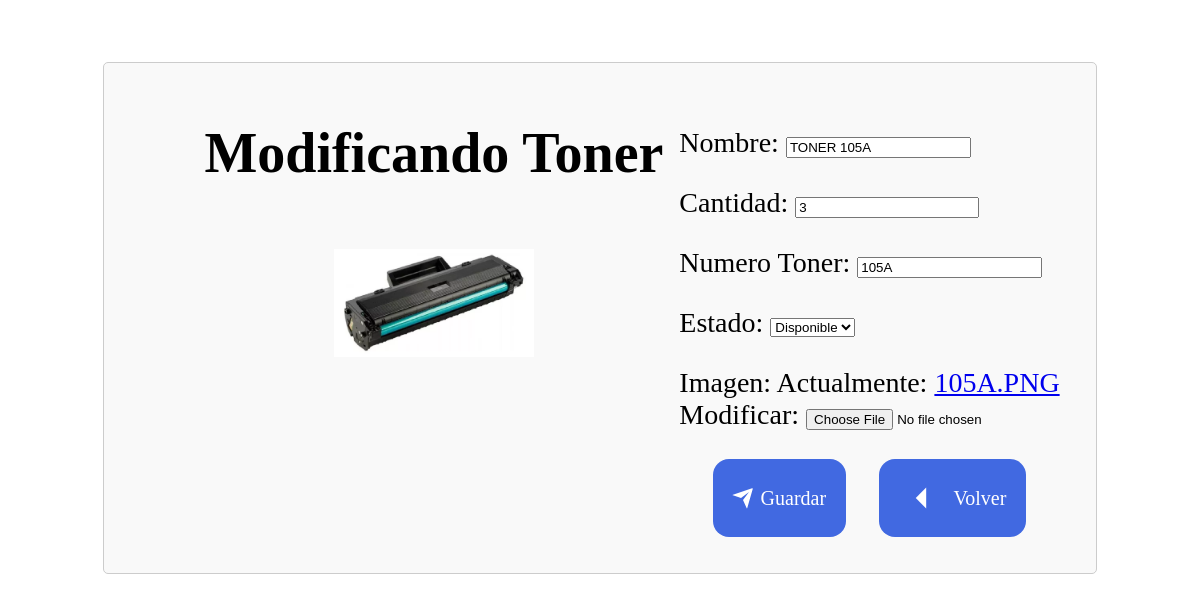
The app's page /ED_Tonner/10/, older data.
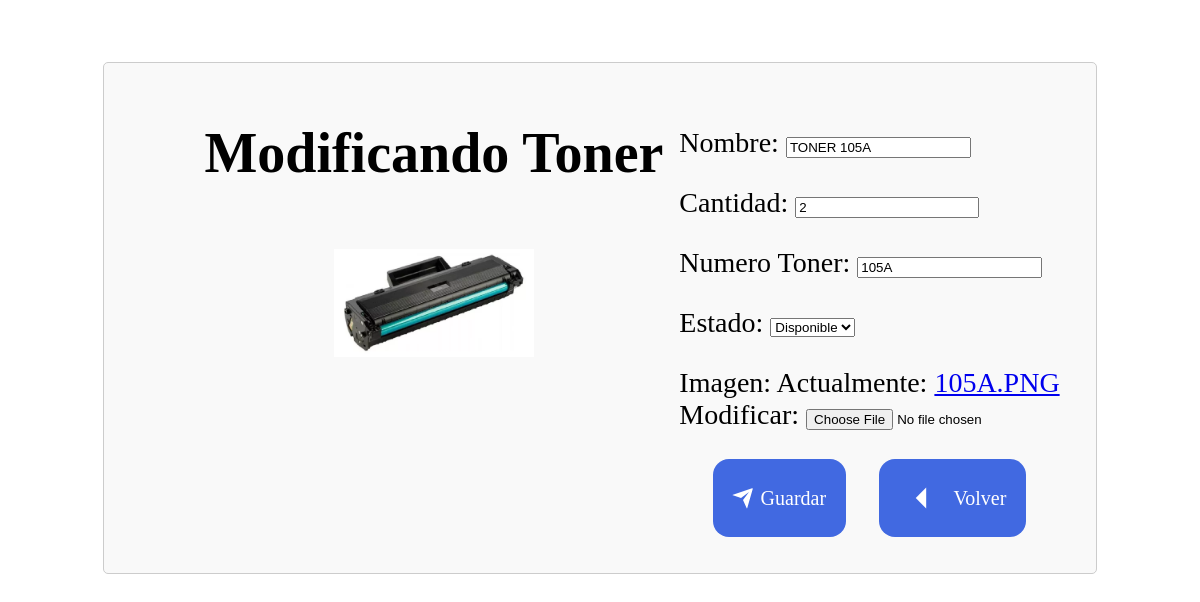
The same page, newer data.
### Datos/models.py (models this page shows, shortened)
class Tonner(models.Model):
    ESTADO_T = [
        ('Disponible', 'Disponible'),
    ]
    nombre = models.CharField(max_length=50)
    cantidad = models.PositiveBigIntegerField()
    Numero_Toner = models.CharField(max_length=20)
    Estado = models.CharField(max_length=10, choices=ESTADO_T, default='Disponible')
    imagen = models.ImageField()

### Datos/views.py (the view)
# urls.py: path('ED_Tonner/<int:producto_id>/', views.Editar_Tonner, name='ED_Tonner'),
def Editar_Tonner(request, producto_id):
    producto = get_object_or_404(Tonner, pk=producto_id)
    if request.method == 'POST':
        form = FormTonner(request.POST, request.FILES, instance=producto)
        if form.is_valid():
            form.save()
            return redirect('L_Tonner')
    else:
        form = FormTonner(instance=producto)
    return render(request, 'vista/editar_tonner.html', {'form': form})

### Datos/forms.py
class FormTonner(forms.ModelForm):
    class Meta:
        model = Tonner
        fields = '__all__'

### Datos/templates/vista/Editar_Tonner.html (shortened to what this page needs)
{% block content %}
{% load static %}
<div class="product-edit" style="text-align: start; font-size: 28px;">
  <h1 style="padding-left: 5rem;">
    <center>
      Modificando Toner
      <br>
      <br>
      <img src="{{ form.instance.imagen.url }}" style="width: 200px;">
    </center>
  </h1>
  <form method="post" class="edit-form" style="margin: 1rem;">
    {{ form.as_p }}
    <div style="display: flex; justify-content: space-evenly;">
      <button class="botons" type="submit">
        <div class="svg-wrapper-1">
          <div class="svg-wrapper">
            <svg xmlns="http://www.w3.org/2000/svg" viewBox="0 0 24 24" width="24" height="24">
              <path fill="none" d="M0 0h24v24H0z"></path>
              <path fill="currentColor"
                d="M1.946 9.315c-.522-.174-.527-.455.01-.634l19.087-6.362c.529-.176.832.12.684.638l-5.454 19.086c-.15.529-.455.547-.679.045L12 14l6-8-8 6-8.054-2.685z">
              </path>
            </svg>
          </div>
        </div>
        <span>Guardar</span>
      </button>
      <a class="botton button" href="{% url 'L_Tonner' %}" style="text-decoration: none;">
        <div class="svg-wrapper-1">
          <div class="svg-wrapper">
            <svg xmlns="http://www.w3.org/2000/svg" width="50" height="50" viewBox="0 0 24 24">
              <path d="M14 7l-5 5 5 5V7z" fill="#ffffff" />
            </svg>
          </div>
        </div>
        <span>Volver</span>
      </a>
    </div>
  </form>
</div>
{% endblock %}

Row changes from the older to the newer data that the page shows:
changed Tonner "TONER 105A": cantidad "3" → "2"
